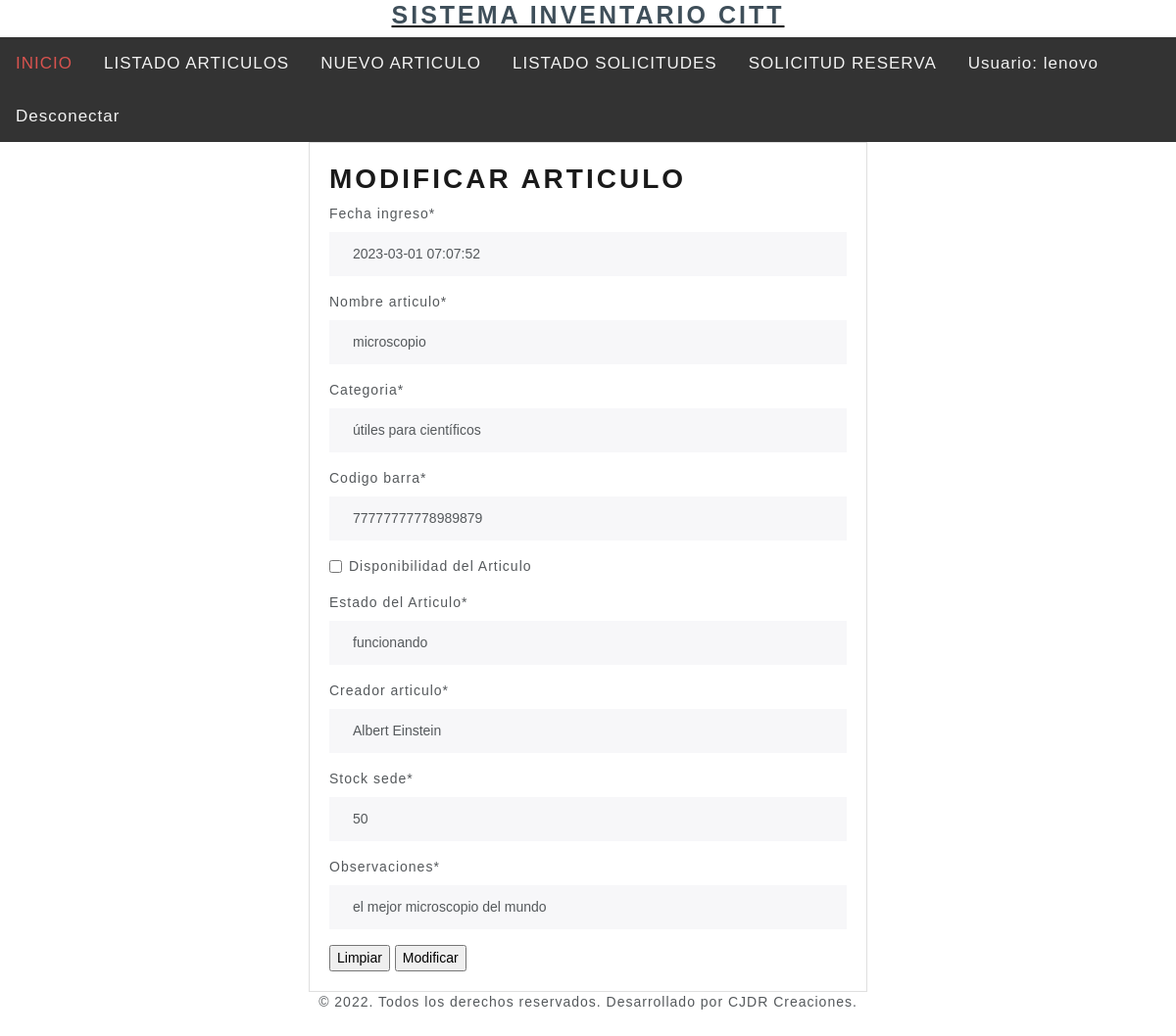
Page /modificararticulo/8/ (signed in) on the committed database.
### core/models.py (models this page shows, shortened)
class Articulos (models.Model):
    fecha_ingreso = models.DateTimeField(default=my_datetime)
    nombre_articulo = models.CharField(max_length=500)
    categoria = models.CharField(max_length=500)
    codigo_barra = models.IntegerField()
    estado_articulo = models.BooleanField(verbose_name="Disponibilidad del Articulo")
    estado = models.CharField(max_length=500, verbose_name="Estado del Articulo")
    persona_prestamo = models.CharField(max_length=500, verbose_name="Creador articulo")
    stock_sede = models.IntegerField()
    observaciones = models.CharField(max_length=500)

### core/views.py (the view, shortened to what this page needs)
# urls.py: path('modificararticulo/<id>/', modificararticulo , name="modificararticulo"),
@permission_required('core.change_articulos')
def modificararticulo(request, id):
    articulos = Articulos.objects.get(id=id)
    data = {
        'form':ArticulosForm(instance=articulos)
    }
    return render(request, 'core/modificararticulo.html', data)

### core/forms.py
class ArticulosForm(ModelForm):
    class Meta:
        model = Articulos
        fields = ['fecha_ingreso' ,'nombre_articulo', 'categoria', 'codigo_barra', 'estado_articulo', 'estado', 'persona_prestamo','stock_sede','observaciones']

### core/templates/core/modificararticulo.html (shortened to what this page needs)
{% extends 'core/base.html' %}
{% load static %}
{% load crispy_forms_tags %}
{% block contenido %}
<div class="col-12 col-md-6 offset-md-3">
    <div class="card">
        <div class="card-body">
            <h2>Modificar articulo</h2>
            <form action="" method="POST" enctype="multipart/form-data">
                <table>
                    {{ form | crispy }}
                </table>
                <input type="reset" value="Limpiar">
                <input type="submit" value="Modificar">
            </form>
        </div>
    </div>
</div>
{% endblock %}

### core/templates/core/base.html (shortened to what this page needs)
<!DOCTYPE html>
<html class="no-js">
<head>
  {% load pwa %}
  {% load static %}
  <link rel="stylesheet" href="{% static 'core/css/bootstrap.min.css' %}">
  <link rel="stylesheet" href="https://cdnjs.cloudflare.com/ajax/libs/font-awesome/4.7.0/css/font-awesome.min.css">
  <link rel="stylesheet" href="{% static 'core/css/nav.css' %}">
  <link rel="stylesheet" href="{% static 'core/css/responsiveiframe.css' %}">
</head>
<body class=".cuerpo" background="{% static 'core/img/fondo.jpg' %}">
  <div align=center>
    <a href="{% url 'inicio' %}">
      <h1 style="font-size:25px; color: rgb(63, 79, 90); border: rgb(255, 4, 4);">SISTEMA INVENTARIO CITT</h1>
    </a>
  </div>
  <div class="topnav" id="myTopnav">
    <a class="text-danger" href="{% url 'inicio' %}">INICIO</a>
    {% if user.is_staff %}
    <a href="{% url 'listadoarticulos' %}">LISTADO ARTICULOS</a>
    {% endif %}
    {% if user.is_staff %}
    <a href="{% url 'nuevoarticulo' %}">NUEVO ARTICULO</a>
    <a href="{% url 'listadosolicitudes' %}">LISTADO SOLICITUDES</a>
    {% endif %}
    {% if user.is_authenticated %}
    <a href="{% url 'solicitarreserva' %}">SOLICITUD RESERVA</a>
    <a href="#"> Usuario: {{ user.username }}</a>
    <a href="{% url 'logout' %}">Desconectar</a>
    {% endif %}
  </div>
  {% block contenido %}
  {% endblock %}
  <div>
    <footer class="footer">
      <center>© 2022. Todos los derechos reservados. Desarrollado por CJDR Creaciones.</center>
    </footer>
  </div>
</body>
</html>

### core/static/core/css/nav.css (style rules this page uses)
body { margin: 0; font-family: Arial, Helvetica, sans-serif; padding-bottom: 70px; }
.topnav { overflow: hidden; background-color: #333; }
.topnav a { float: left; display: block; color: #f2f2f2; text-align: center; padding: 14px 16px; text-decoration: none; font-size: 17px; }

### rows in the picture
Articulos: fecha_ingreso "2023-03-01 07:07:52", nombre_articulo "microscopio", categoria "útiles para científicos", codigo_barra "77777777778989879", estado "funcionando", persona_prestamo "Albert Einstein", stock_sede "50", observaciones "el mejor microscopio del mundo"

### other values in the picture
{{ user.username }} "lenovo"
